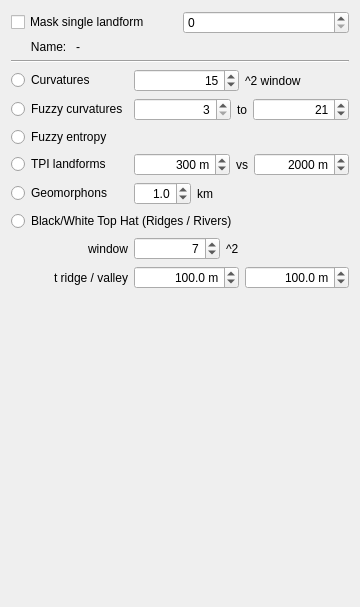
          <widget class="QWidget" name="pageLandforms">
           <property name="geometry">
            <rect>
             <x>0</x>
             <y>0</y>
             <width>360</width>
             <height>607</height>
            </rect>
           </property>
           <attribute name="label">
            <string>Landforms</string>
           </attribute>
           <layout class="QVBoxLayout" name="verticalLayout_17">
            <item>
             <layout class="QHBoxLayout" name="horizontalLayout_10">
              <property name="leftMargin">
               <number>0</number>
              </property>
              <item>
               <widget class="QCheckBox" name="dem_showSingleLandform">
                <property name="text">
                 <string>Mask single landform</string>
                </property>
               </widget>
              </item>
              <item>
               <widget class="QSpinBox" name="dem_showSingleLandform_id"/>
              </item>
             </layout>
            </item>
            <item>
             <layout class="QHBoxLayout" name="horizontalLayout_23">
              <item>
               <widget class="QLabel" name="label_25">
                <property name="sizePolicy">
                 <sizepolicy hsizetype="Minimum" vsizetype="Preferred">
                  <horstretch>0</horstretch>
                  <verstretch>0</verstretch>
                 </sizepolicy>
                </property>
                <property name="text">
                 <string>      Name: </string>
                </property>
               </widget>
              </item>
              <item>
               <widget class="QLabel" name="dem_landformName">
                <property name="sizePolicy">
                 <sizepolicy hsizetype="Expanding" vsizetype="Preferred">
                  <horstretch>0</horstretch>
                  <verstretch>0</verstretch>
                 </sizepolicy>
                </property>
                <property name="text">
                 <string>-</string>
                </property>
               </widget>
              </item>
             </layout>
            </item>
            <item>
             <widget class="Line" name="line">
              <property name="orientation">
               <enum>Qt::Orientation::Horizontal</enum>
              </property>
             </widget>
            </item>
            <item>
             <layout class="QGridLayout" name="gridLayout_4">
              <item row="0" column="0">
               <widget class="QRadioButton" name="dem_dikauWoodClass">
                <property name="text">
                 <string>Curvatures</string>
                </property>
               </widget>
              </item>
              <item row="0" column="1" colspan="2">
               <layout class="QHBoxLayout" name="horizontalLayout_13">
                <item>
                 <widget class="QSpinBox" name="dem_dikauWoodSolver_w">
                  <property name="alignment">
                   <set>Qt::AlignmentFlag::AlignRight|Qt::AlignmentFlag::AlignTrailing|Qt::AlignmentFlag::AlignVCenter</set>
                  </property>
                  <property name="prefix">
                   <string/>
                  </property>
                  <property name="minimum">
                   <number>3</number>
                  </property>
                  <property name="maximum">
                   <number>1001</number>
                  </property>
                  <property name="singleStep">
                   <number>2</number>
                  </property>
                  <property name="value">
                   <number>15</number>
                  </property>
                 </widget>
                </item>
                <item>
                 <widget class="QLabel" name="label_22">
                  <property name="text">
                   <string>^2 window</string>
                  </property>
                 </widget>
                </item>
               </layout>
              </item>
              <item row="1" column="0">
               <widget class="QRadioButton" name="dem_fisher2004">
                <property name="enabled">
                 <bool>true</bool>
                </property>
                <property name="text">
                 <string>Fuzzy curvatures</string>
                </property>
               </widget>
              </item>
              <item row="1" column="1" colspan="2">
               <layout class="QHBoxLayout" name="horizontalLayout_29">
                <item>
                 <widget class="QSpinBox" name="dem_fisher2004_minScale">
                  <property name="sizePolicy">
                   <sizepolicy hsizetype="Expanding" vsizetype="Fixed">
                    <horstretch>0</horstretch>
                    <verstretch>0</verstretch>
                   </sizepolicy>
                  </property>
                  <property name="alignment">
                   <set>Qt::AlignmentFlag::AlignRight|Qt::AlignmentFlag::AlignTrailing|Qt::AlignmentFlag::AlignVCenter</set>
                  </property>
                  <property name="minimum">
                   <number>3</number>
                  </property>
                  <property name="maximum">
                   <number>201</number>
                  </property>
                  <property name="singleStep">
                   <number>2</number>
                  </property>
                  <property name="value">
                   <number>3</number>
                  </property>
                 </widget>
                </item>
                <item>
                 <widget class="QLabel" name="label_31">
                  <property name="sizePolicy">
                   <sizepolicy hsizetype="Minimum" vsizetype="Preferred">
                    <horstretch>0</horstretch>
                    <verstretch>0</verstretch>
                   </sizepolicy>
                  </property>
                  <property name="text">
                   <string>to</string>
                  </property>
                 </widget>
                </item>
                <item>
                 <widget class="QSpinBox" name="dem_fisher2004_maxScale">
                  <property name="sizePolicy">
                   <sizepolicy hsizetype="Expanding" vsizetype="Fixed">
                    <horstretch>0</horstretch>
                    <verstretch>0</verstretch>
                   </sizepolicy>
                  </property>
                  <property name="alignment">
                   <set>Qt::AlignmentFlag::AlignRight|Qt::AlignmentFlag::AlignTrailing|Qt::AlignmentFlag::AlignVCenter</set>
                  </property>
                  <property name="minimum">
                   <number>3</number>
                  </property>
                  <property name="maximum">
                   <number>201</number>
                  </property>
                  <property name="singleStep">
                   <number>2</number>
                  </property>
                  <property name="value">
                   <number>21</number>
                  </property>
                 </widget>
                </item>
               </layout>
              </item>
              <item row="2" column="0">
               <widget class="QRadioButton" name="dem_fisher2004entropy">
                <property name="enabled">
                 <bool>true</bool>
                </property>
                <property name="text">
                 <string>Fuzzy entropy</string>
                </property>
               </widget>
              </item>
              <item row="3" column="0">
               <widget class="QRadioButton" name="dem_tpiClass">
                <property name="text">
                 <string>TPI landforms</string>
                </property>
               </widget>
              </item>
              <item row="3" column="1" colspan="2">
               <layout class="QHBoxLayout" name="horizontalLayout_24">
                <item>
                 <widget class="QSpinBox" name="dem_tpiClassSmall">
                  <property name="minimumSize">
                   <size>
                    <width>64</width>
                    <height>0</height>
                   </size>
                  </property>
                  <property name="alignment">
                   <set>Qt::AlignmentFlag::AlignRight|Qt::AlignmentFlag::AlignTrailing|Qt::AlignmentFlag::AlignVCenter</set>
                  </property>
                  <property name="suffix">
                   <string> m</string>
                  </property>
                  <property name="maximum">
                   <number>50000</number>
                  </property>
                  <property name="singleStep">
                   <number>50</number>
                  </property>
                  <property name="value">
                   <number>300</number>
                  </property>
                 </widget>
                </item>
                <item>
                 <widget class="QLabel" name="label_34">
                  <property name="sizePolicy">
                   <sizepolicy hsizetype="Fixed" vsizetype="Preferred">
                    <horstretch>0</horstretch>
                    <verstretch>0</verstretch>
                   </sizepolicy>
                  </property>
                  <property name="text">
                   <string>vs</string>
                  </property>
                 </widget>
                </item>
                <item>
                 <widget class="QSpinBox" name="dem_tpiClassLarge">
                  <property name="minimumSize">
                   <size>
                    <width>64</width>
                    <height>0</height>
                   </size>
                  </property>
                  <property name="alignment">
                   <set>Qt::AlignmentFlag::AlignRight|Qt::AlignmentFlag::AlignTrailing|Qt::AlignmentFlag::AlignVCenter</set>
                  </property>
                  <property name="suffix">
                   <string> m</string>
                  </property>
                  <property name="maximum">
                   <number>50000</number>
                  </property>
                  <property name="singleStep">
                   <number>50</number>
                  </property>
                  <property name="value">
                   <number>2000</number>
                  </property>
                 </widget>
                </item>
               </layout>
              </item>
              <item row="4" column="0">
               <widget class="QRadioButton" name="dem_geomorphons">
                <property name="text">
                 <string>Geomorphons</string>
                </property>
               </widget>
              </item>
              <item row="4" column="1">
               <layout class="QHBoxLayout" name="horizontalLayout_20">
                <item>
                 <widget class="QDoubleSpinBox" name="dem_geomorphons_km">
                  <property name="alignment">
                   <set>Qt::AlignmentFlag::AlignRight|Qt::AlignmentFlag::AlignTrailing|Qt::AlignmentFlag::AlignVCenter</set>
                  </property>
                  <property name="decimals">
                   <number>1</number>
                  </property>
                  <property name="maximum">
                   <double>100.000000000000000</double>
                  </property>
                  <property name="singleStep">
                   <double>0.100000000000000</double>
                  </property>
                  <property name="value">
                   <double>1.000000000000000</double>
                  </property>
                 </widget>
                </item>
                <item>
                 <widget class="QLabel" name="label">
                  <property name="text">
                   <string>km</string>
                  </property>
                 </widget>
                </item>
               </layout>
              </item>
              <item row="5" column="0" colspan="3">
               <widget class="QRadioButton" name="dem_tophat">
                <property name="text">
                 <string>Black/White Top Hat (Ridges / Rivers)</string>
                </property>
               </widget>
              </item>
              <item row="6" column="0">
               <widget class="QLabel" name="label_19">
                <property name="text">
                 <string>window</string>
                </property>
                <property name="alignment">
                 <set>Qt::AlignmentFlag::AlignRight|Qt::AlignmentFlag::AlignTrailing|Qt::AlignmentFlag::AlignVCenter</set>
                </property>
               </widget>
              </item>
              <item row="6" column="1">
               <layout class="QHBoxLayout" name="horizontalLayout_14">
                <item>
                 <widget class="QSpinBox" name="dem_tophat_w">
                  <property name="alignment">
                   <set>Qt::AlignmentFlag::AlignRight|Qt::AlignmentFlag::AlignTrailing|Qt::AlignmentFlag::AlignVCenter</set>
                  </property>
                  <property name="minimum">
                   <number>1</number>
                  </property>
                  <property name="singleStep">
                   <number>2</number>
                  </property>
                  <property name="value">
                   <number>7</number>
                  </property>
                 </widget>
                </item>
                <item>
                 <widget class="QLabel" name="label_28">
                  <property name="sizePolicy">
                   <sizepolicy hsizetype="Fixed" vsizetype="Preferred">
                    <horstretch>0</horstretch>
                    <verstretch>0</verstretch>
                   </sizepolicy>
                  </property>
                  <property name="text">
                   <string>^2</string>
                  </property>
                 </widget>
                </item>
               </layout>
              </item>
              <item row="7" column="0">
               <widget class="QLabel" name="label_16">
                <property name="text">
                 <string>t ridge / valley</string>
                </property>
                <property name="alignment">
                 <set>Qt::AlignmentFlag::AlignRight|Qt::AlignmentFlag::AlignTrailing|Qt::AlignmentFlag::AlignVCenter</set>
                </property>
               </widget>
              </item>
              <item row="7" column="1">
               <widget class="QDoubleSpinBox" name="dem_tophat_peak">
                <property name="alignment">
                 <set>Qt::AlignmentFlag::AlignRight|Qt::AlignmentFlag::AlignTrailing|Qt::AlignmentFlag::AlignVCenter</set>
                </property>
                <property name="suffix">
                 <string> m</string>
                </property>
                <property name="decimals">
                 <number>1</number>
                </property>
                <property name="maximum">
                 <double>10000.000000000000000</double>
                </property>
                <property name="singleStep">
                 <double>50.000000000000000</double>
                </property>
                <property name="value">
                 <double>100.000000000000000</double>
                </property>
               </widget>
              </item>
              <item row="7" column="2">
               <widget class="QDoubleSpinBox" name="dem_tophat_valley">
                <property name="alignment">
                 <set>Qt::AlignmentFlag::AlignRight|Qt::AlignmentFlag::AlignTrailing|Qt::AlignmentFlag::AlignVCenter</set>
                </property>
                <property name="suffix">
                 <string> m</string>
                </property>
                <property name="decimals">
                 <number>1</number>
                </property>
                <property name="maximum">
                 <double>10000.000000000000000</double>
                </property>
                <property name="singleStep">
                 <double>50.000000000000000</double>
                </property>
                <property name="value">
                 <double>100.000000000000000</double>
                </property>
               </widget>
              </item>
             </layout>
            </item>
            <item>
             <spacer name="verticalSpacer_10">
              <property name="orientation">
               <enum>Qt::Orientation::Vertical</enum>
              </property>
              <property name="sizeHint" stdset="0">
               <size>
                <width>20</width>
                <height>353</height>
               </size>
              </property>
             </spacer>
            </item>
           </layout>
          </widget>
